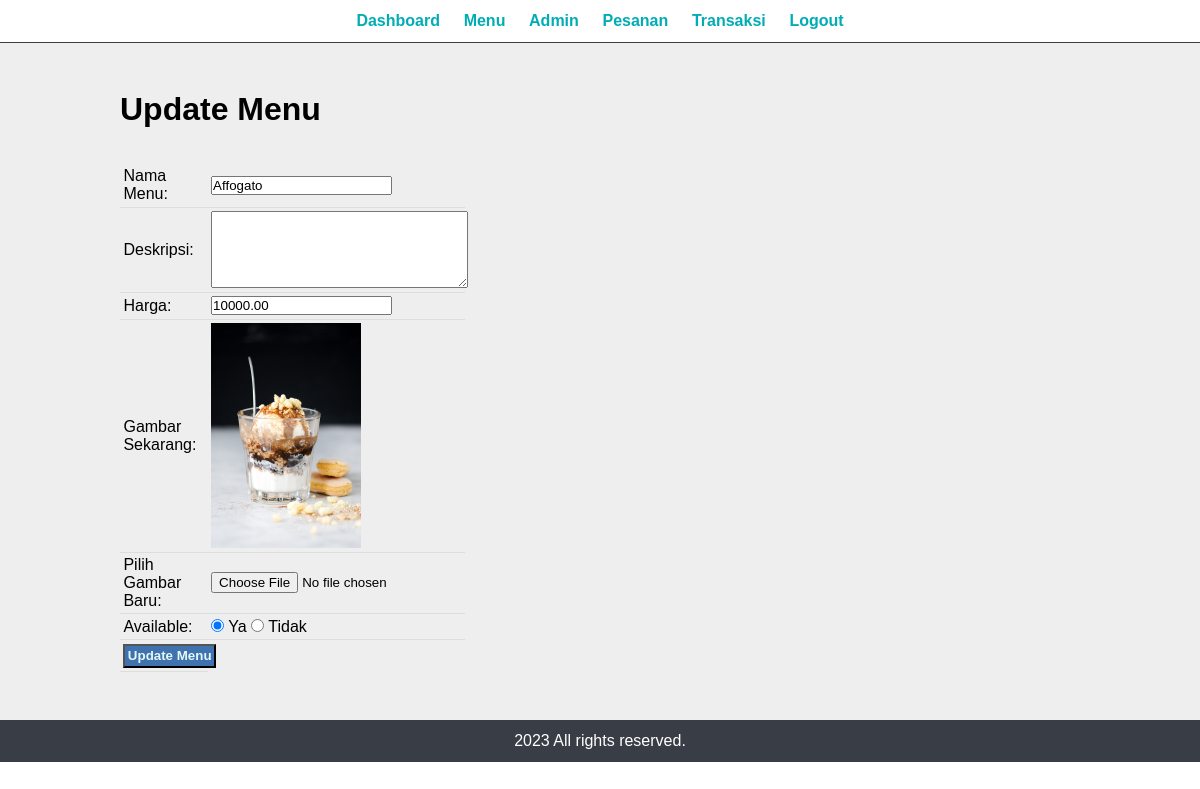
/newtobencafe-system/admin/update-menu.php?id_menu=8 (signed in), run on the app's committed database.
### tables this page shows
CREATE TABLE `data_menu` (
  `id_menu` int(10) UNSIGNED NOT NULL,
  `menu_name` varchar(100) NOT NULL,
  `description` text NOT NULL,
  `price` decimal(10,2) NOT NULL,
  `image_name` varchar(100) NOT NULL,
  `available` varchar(10) NOT NULL
);

### newtobencafe-system/admin/update-menu.php (the view, shortened to what this page needs)
<?php include('partials/menu.php'); ?>
<?php
    if(isset($_GET['id_menu']))
    {
        $id_menu = $_GET['id_menu'];
        $sql2 = "SELECT * FROM data_menu WHERE id_menu=$id_menu";
        $res2 = mysqli_query($conn, $sql2);
        $row2 = mysqli_fetch_assoc($res2);
        $menu_name = $row2['menu_name'];
        $description = $row2['description'];
        $price = $row2['price'];
        $current_image = $row2['image_name'];
        $available = $row2['available'];
    }
    else
    {
        header('location:'.SITEURL.'admin/manage-menu.php');
    }
?>
<div class="main-content">
    <div class="wrapper">
        <h1>Update Menu</h1>
        <br><br>
        <form action="" method="POST" enctype="multipart/form-data">
        <table class="tbl-30">
            <tr>
                <td>Nama Menu: </td>
                <td>
                    <input type="text" name="menu_name" value="<?php echo $menu_name; ?>">
                </td>
            </tr>
            <tr>
                <td>Deskripsi: </td>
                <td>
                    <textarea name="description" cols="30" rows="5"><?php echo $description; ?></textarea>
                </td>
            </tr>
            <tr>
                <td>Harga: </td>
                <td>
                    <input type="number" name="price" value="<?php echo $price; ?>">
                </td>
            </tr>
            <tr>
                <td>Gambar Sekarang: </td>
                <td>
                    <?php
                        if($current_image == "")
                        {
                            echo "<div class='error'>Gambar Tidak Tersedia.</div>";
                        }
                        else
                        {
                            ?>
                            <img src="<?php echo SITEURL; ?>images/food/<?php echo $current_image; ?>" width="150px">
                            <?php
                        }
                    ?>
                </td>
            </tr>
            <tr>
                <td>Pilih Gambar Baru: </td>
                <td>
                    <input type="file" name="image">
                </td>
            </tr>
            <tr>
                <td>Available: </td>
                <td>
                    <input <?php if($available=="Ya") {echo "checked";} ?> type="radio" name="available" value="Ya"> Ya
                    <input <?php if($available=="Tidak") {echo "checked";} ?> type="radio" name="available" value="Tidak"> Tidak
                </td>
            </tr>
            <tr>
                <td>
                    <input type="submit" name="submit" value="Update Menu" class="btn-secondary">
                </td>
            </tr>
        </table>
        </form>
    </div>
</div>
<?php include('partials/footer.php'); ?>

### newtobencafe-system/admin/uiadmin.css (style rules this page uses)
* { margin: 0; padding: 0; font-family: Arial, Helvetica, sans-serif; }
.wrapper { padding: 1%; width: 80%; margin: 0 auto; }
.tbl-30 { width: 30%; }
table { border-collapse: collapse; width: 100%; }
th, td { padding: 8px; text-align: left; border-bottom: 1px solid #ddd; }
table tr td { padding: 1%; }
.btn-secondary { background-color: #3F72AF; padding: 3%; color: #E4F9F5; text-decoration: none; font-weight: bold; }
.main-content { background-color: #EEEEEE; padding: 3% 0; }

### data on the page
data_menu: menu_name "Affogato", price "10000.00", image_name (picture), available "☑"
